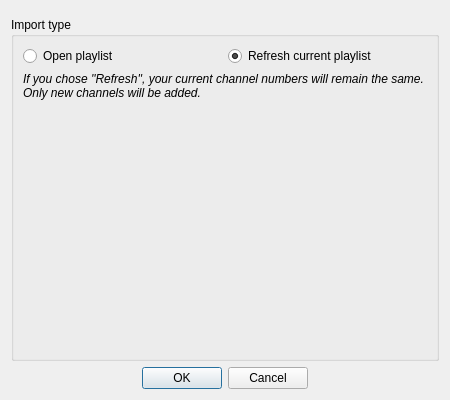
<?xml version="1.0" encoding="UTF-8"?>
<ui version="4.0">
 <class>PlaylistImportWeb</class>
 <widget class="QDialog" name="PlaylistImportWeb">
  <property name="geometry">
   <rect>
    <x>0</x>
    <y>0</y>
    <width>450</width>
    <height>400</height>
   </rect>
  </property>
  <property name="windowTitle">
   <string>Import playlist from Web</string>
  </property>
  <property name="windowIcon">
   <iconset resource="../../../data/icons.qrc">
    <normaloff>:/icons/24x24/import.png</normaloff>:/icons/24x24/import.png</iconset>
  </property>
  <layout class="QVBoxLayout">
   <item>
    <widget class="PlaylistSelect" name="select" native="true"/>
   </item>
   <item>
    <widget class="QGroupBox" name="typeBox">
     <property name="title">
      <string>Import type</string>
     </property>
     <layout class="QGridLayout" name="gridLayout">
      <item row="3" column="0" colspan="2">
       <spacer name="verticalSpacer">
        <property name="orientation">
         <enum>Qt::Vertical</enum>
        </property>
        <property name="sizeHint" stdset="0">
         <size>
          <width>20</width>
          <height>40</height>
         </size>
        </property>
       </spacer>
      </item>
      <item row="1" column="1">
       <widget class="QRadioButton" name="radioRefresh">
        <property name="text">
         <string>Refresh current playlist</string>
        </property>
        <property name="checked">
         <bool>true</bool>
        </property>
       </widget>
      </item>
      <item row="1" column="0">
       <widget class="QRadioButton" name="radioOpen">
        <property name="text">
         <string>Open playlist</string>
        </property>
       </widget>
      </item>
      <item row="2" column="0" colspan="2">
       <widget class="QLabel" name="labelType">
        <property name="text">
         <string>&lt;i&gt;If you chose ''Refresh'', your current channel numbers will remain the same. Only new channels will be added.&lt;/i&gt;</string>
        </property>
        <property name="wordWrap">
         <bool>true</bool>
        </property>
       </widget>
      </item>
     </layout>
    </widget>
   </item>
   <item>
    <widget class="QDialogButtonBox" name="buttonBox">
     <property name="standardButtons">
      <set>QDialogButtonBox::Cancel|QDialogButtonBox::Ok</set>
     </property>
     <property name="centerButtons">
      <bool>true</bool>
     </property>
    </widget>
   </item>
  </layout>
 </widget>
 <customwidgets>
  <customwidget>
   <class>PlaylistSelect</class>
   <extends>QWidget</extends>
   <header>ui/playlist/PlaylistSelect.h</header>
   <container>1</container>
  </customwidget>
 </customwidgets>
 <resources>
  <include location="../../../data/icons.qrc"/>
 </resources>
 <connections/>
</ui>
